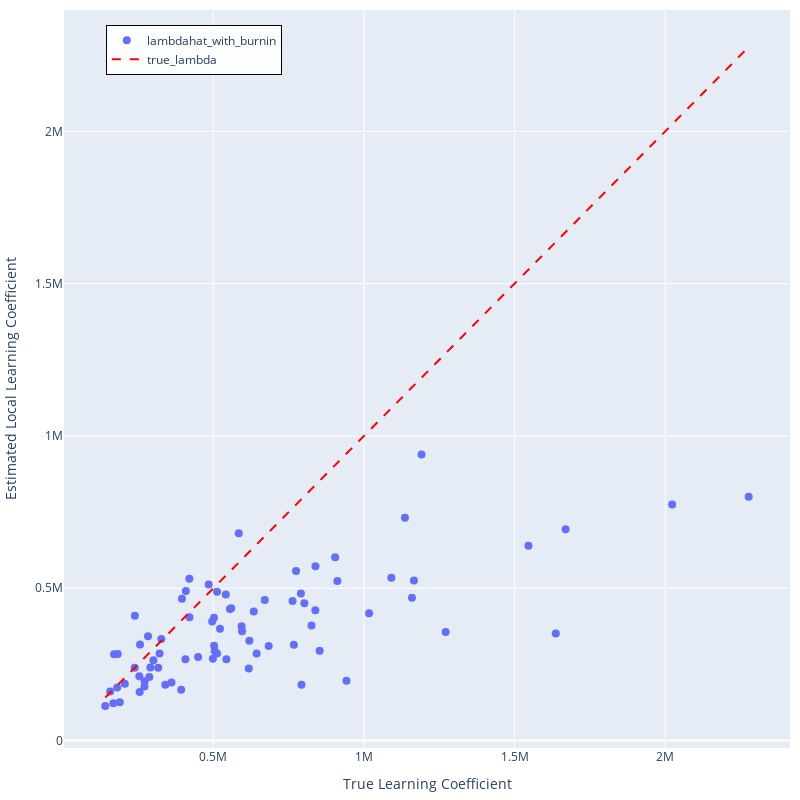

Here is the notebook cell this chart was saved with:
### Code cell
df = df_data
s = 8
fig = go.Figure()


fig.add_trace(go.Scatter(
    x=df["true_lambda"], 
    y=df["lambdahat_with_burnin"], 
    mode='markers', 
    marker=dict(size=s),
    name='lambdahat_with_burnin'
))

# Add the y=x line
sorted_true_lambda = sorted(df["true_lambda"])
fig.add_trace(go.Scatter(
    x=sorted_true_lambda, 
    y=sorted_true_lambda, 
    mode='lines', 
    line=dict(dash='dash', color='red', width=2),
    name='true_lambda'
))


fig.update_layout(
    # title="Comparison of Metrics",
    margin=dict(l=40, r=10, t=10, b=40),
    xaxis_title="True Learning Coefficient",
    yaxis_title="Estimated Local Learning Coefficient",
    legend=dict(
        x=0.3,
        y=0.98,
        bordercolor="Black",
        borderwidth=1,
        bgcolor='rgba(255,255,255,0.9)',  # slightly transparent white background
        xanchor='right',
        yanchor='top'
    ),
    width=800,
    height=800, 
)



# Save the figure as an image file
config = sample_doc["config"]
truth_method = config["true_param_config"]["method"]
fileprefix = f"lambdahat_vs_lambda_{truth_method}_{EXPT_NAME}"
pio.write_html(fig, f'./outputs/images/{fileprefix}.html')
pio.write_image(fig, f"./outputs/images/{fileprefix}.png")
# ! open $filepath
fig
